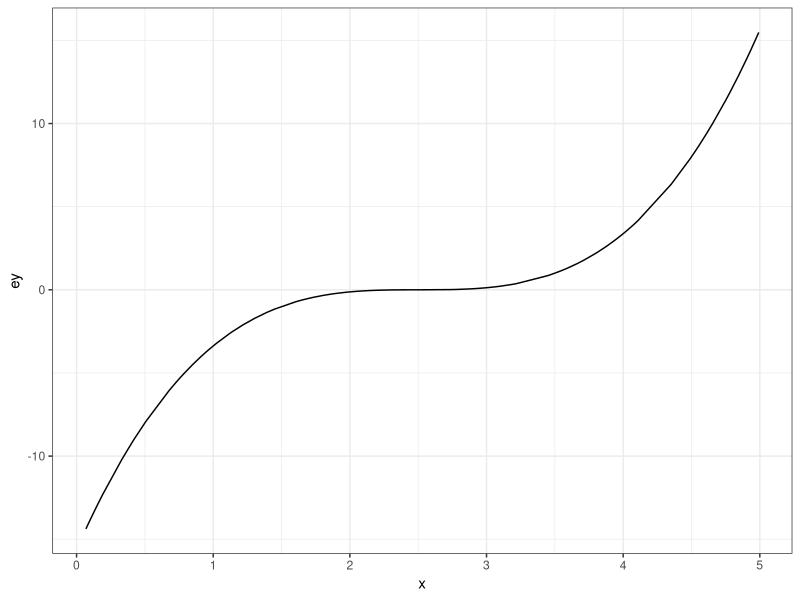
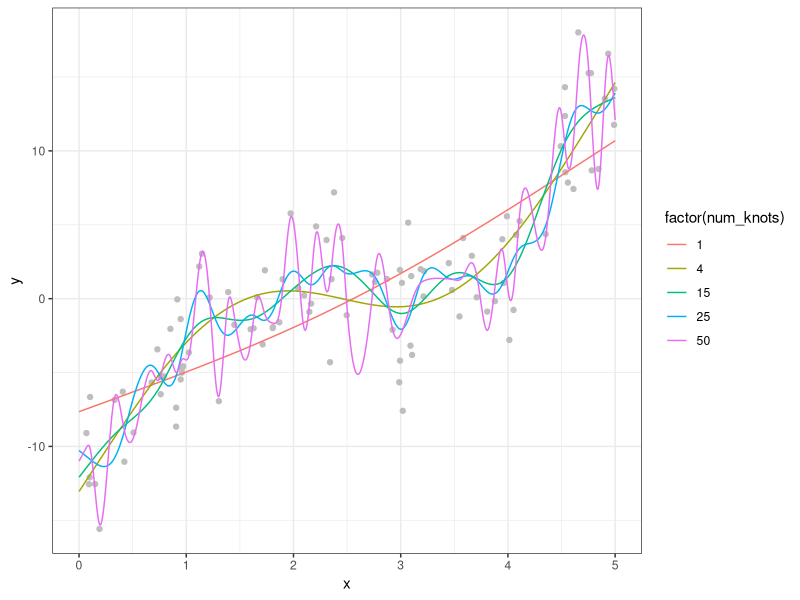
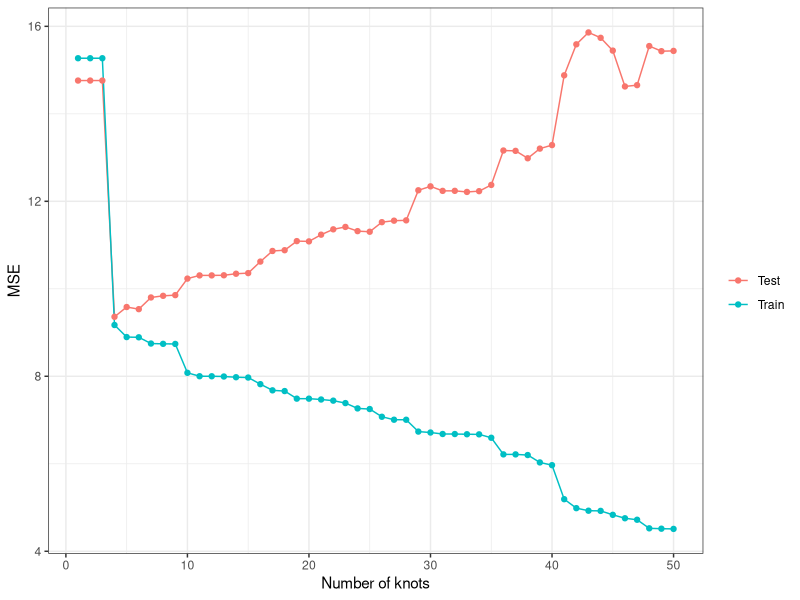
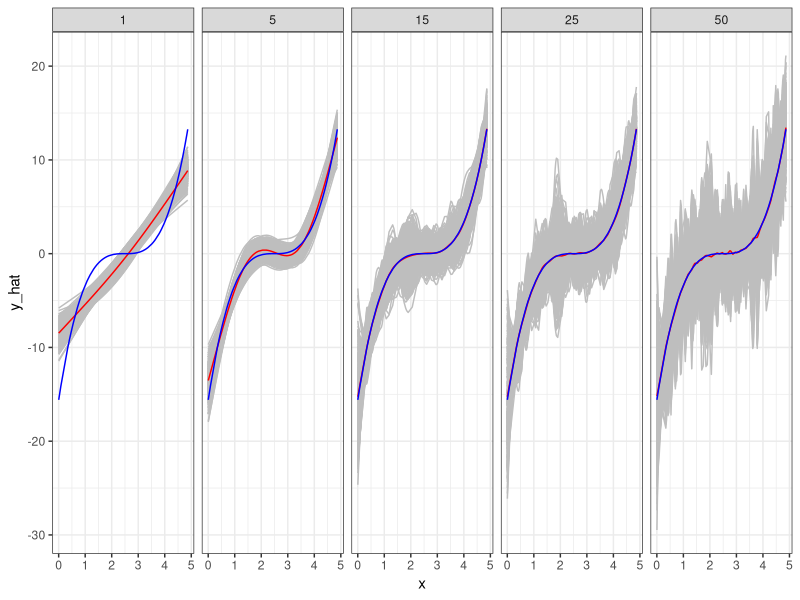
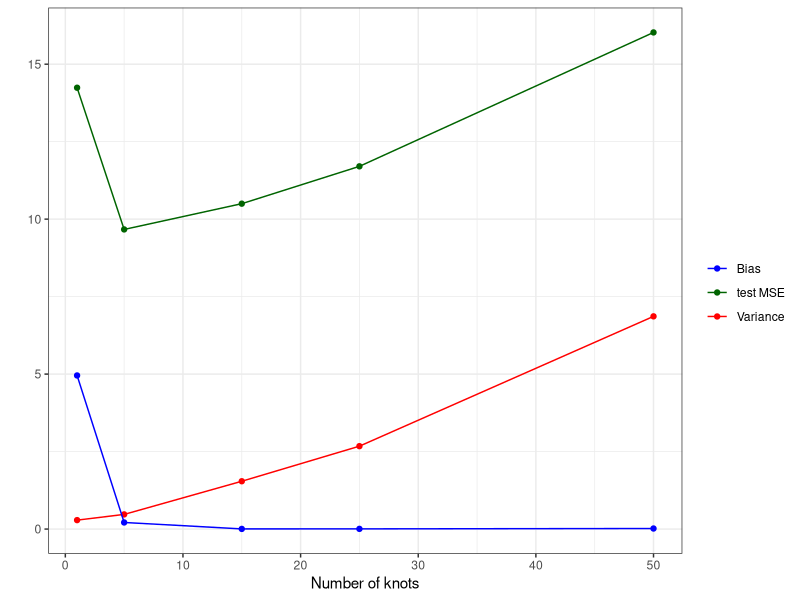
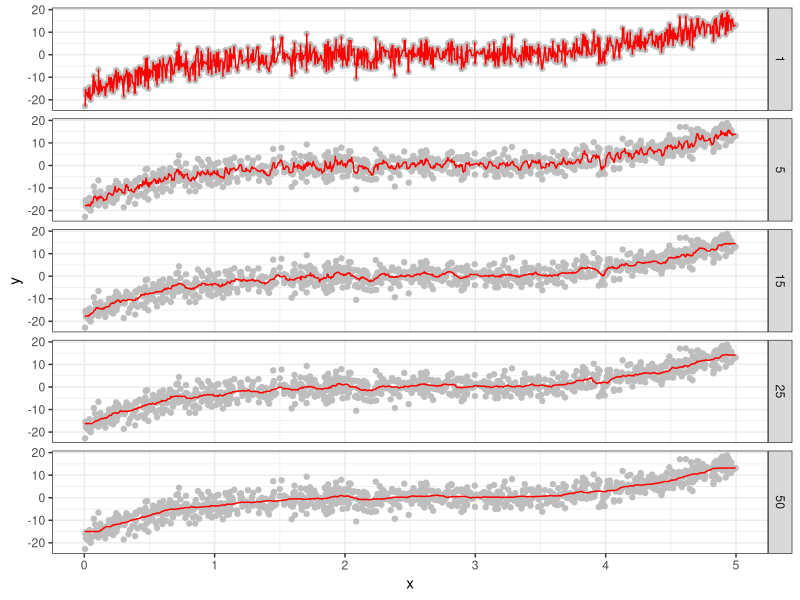
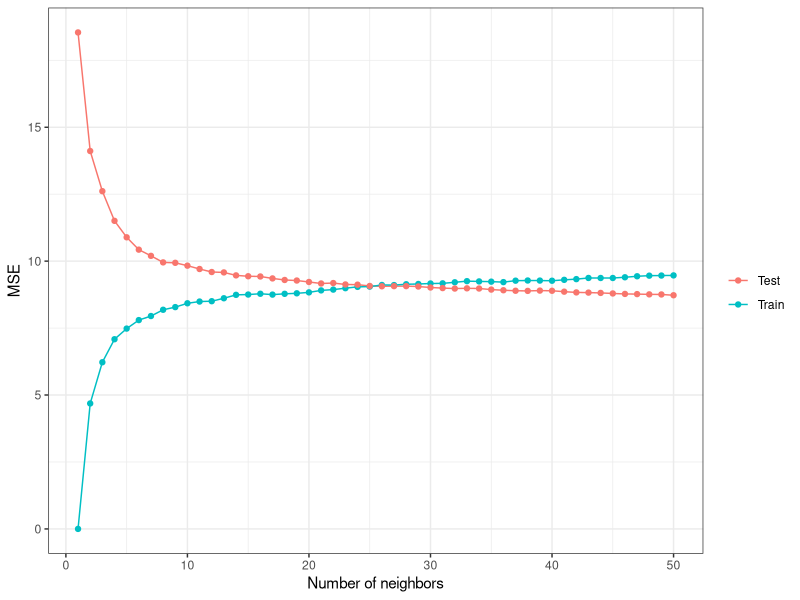

The R script that drew these images, in order:
## ---- chunk 1
#| include: false
library(data.table)
library(tidyverse)
library(mgcv)
library(caret)
library(parallel)
## ---- chunk 2
set.seed(943843)

# define the data generating process
# x fixed
gen_data <- function(x) {
  
  ey <- (x - 2.5)^3 # E[y|x]
  y <- ey + 3 * rnorm(length(x)) # y = E[y|x] + u
  return_data <- data.table(y = y, x = x, ey = ey)

  return(return_data)
}

## generate train data
train_data <- gen_data(x = runif(100) * 5)

  
## generate test data
# test data is large to stabilize test MSE 
test_data <- gen_data(x = runif(10000) * 5)
## ---- chunk 3
ggplot(data = train_data) +
  geom_line(aes(y = ey, x = x)) +
  theme_bw()
## ---- chunk 4
est_gam <- function(k, train_data, test_data) 
{

  # define train and test data
  train_data <- copy(train_data)
  test_data <- copy(test_data)

  #--- train a model ---#  
  trained_model <- gam(y ~ s(x, k = k), sp = 0, data = train_data)

  #--- predict y for the train and test datasets ---#
  train_data[, y_hat := predict(trained_model, newdata = train_data)] 
  train_data[, type := "Train"]
  test_data[, y_hat := predict(trained_model, newdata = test_data)] 
  test_data[, type := "Test"]

  #--- combine before returning ---#
  return_data <- 
    rbind(train_data, test_data) %>%
    .[, num_knots := k]

  return(return_data)
}
## ---- chunk 5
#| message: false
#| warning: false
sim_results <- 
  lapply(1:50, function(x) est_gam(x, train_data, test_data)) %>%
  rbindlist()
## ---- chunk 6
#| label: fig-indiv-fit-gam
#| code-fold: true
#| fig-cap: Fitted curves by gam() with different numbers of knots

ggplot(sim_results[num_knots  %in% c(1, 4, 15, 25, 50), ]) +
  geom_point(data = train_data, aes(y = y, x = x), color = "grey") +
  geom_line(aes(y = y_hat, x = x, color = factor(num_knots))) +
  theme_bw()
## ---- chunk 7
#| label: fig-train-test-mse
#| code-fold: true
#| fig-cap: Train and test MSEs as a function of the number of knots 


#--- get train and test MSEs by k ---#
summary <- 
  sim_results[, .(mse = mean((y_hat - y)^2)), by = .(num_knots, type)]

ggplot(summary) +
  geom_line(aes(y = mse, x = num_knots, color = type)) +
  geom_point(aes(y = mse, x = num_knots, color = type)) +
  xlab("Number of knots") +
  ylab("MSE") +
  scale_color_discrete(name = "") +
  theme_bw()
## ---- chunk 8
#| cache: true

x_train <- runif(100) * 5
# x_test is fixed to make it easier to get average conditonal on a given value of x later  
x_test <- runif(100) * 5

# function that performs steps 1 ~ 3 (a single iteration) 
run_mc <- function(i, x_train, x_test)
{
  print(i) # track progress
  train_data <- gen_data(x_train) # generate data
  test_data <- gen_data(x_test) # generate data
  # run gam for K = 1, ..., 50
  sim_results <- 
    lapply(
      c(1, 5, 15, 25, 50), 
      function(x) est_gam(x, train_data, test_data)
    ) %>%
    rbindlist()

  return(sim_results)
}

# runs run_mc 500 times
mc_results <-
  mclapply(
    1:500,
    function(x) run_mc(x, x_train, x_test),
    mc.cores = 12
  ) %>%
  rbindlist(idcol = "sim_id") 
## ---- chunk 9
#| label: fig-bias-variance-1
#| code-fold: true
#| fig-cap: Bias-variance trade-off of GAM models with differing number of knots

mc_results_sum <- 
    mc_results %>%
    .[type == "Test", ] %>% 
    .[, .(mean_y_hat = mean(y_hat)), by = .(x, ey, num_knots)]

ggplot() +
    geom_line(data = mc_results[type == "Test", ], aes(y = y_hat, x = x, group = sim_id), color = "gray") +
    geom_line(data = mc_results_sum, aes(y = mean_y_hat, x = x), color = "red") +
    geom_line(data = mc_results_sum, aes(y = ey, x= x), color = "blue") +
    facet_wrap(. ~ num_knots, ncol = 5) +
    theme_bw()

## ---- chunk 10
#| label: fig-bias-variance-summary
#| code-fold: true
#| fig-cap: Expected variance of predicted values, bias, and test ME

sum_stat <- 
  mc_results %>%
  .[type == "Test", ] %>% 
  .[
    , 
    .(
      var_hat = var(y_hat), # varianc of y_hat
      bias_sq = mean(y_hat - ey)^2, # squared bias
      mse = mean((y - y_hat)^2)
    ),
    by = .(x, num_knots)
  ] %>%
  .[
    ,
    .(
      mean_var_hat = mean(var_hat),
      mean_bias_sq = mean(bias_sq),
      mean_mse = mean(mse)
    ),
    by = .(num_knots)
  ]

ggplot(data = sum_stat) +
  geom_line(aes(y = mean_var_hat, x = num_knots, color = "Variance")) +
  geom_point(aes(y = mean_var_hat, x = num_knots, color = "Variance")) +
  geom_line(aes(y = mean_bias_sq, x = num_knots, color = "Bias")) +
  geom_point(aes(y = mean_bias_sq, x = num_knots, color = "Bias")) +
  geom_line(aes(y = mean_mse, x = num_knots, color = "test MSE")) +
  geom_point(aes(y = mean_mse, x = num_knots, color = "test MSE")) +
  scale_color_manual(
    values = c("Variance" = "red", "Bias" = "blue", "test MSE" = "darkgreen"),
    name = ""
    ) +
  ylab("") +
  xlab("Number of knots") +
  theme_bw()

## ---- chunk 11

fit_knn <- function(k, train_data, test_data) 
{

  # define train and test data
  train_data <- copy(train_data)
  test_data <- copy(test_data)

  #--- train a model ---#  
  trained_model <- knnreg(y ~ x, k = k, data = train_data)

  #--- predict y for the train and test datasets ---#
  train_data[, y_hat := predict(trained_model, newdata = train_data)] 
  train_data[, type := "Train"]
  test_data[, y_hat := predict(trained_model, newdata = test_data)] 
  test_data[, type := "Test"]

  #--- combine before returning ---#
  return_data <- 
    rbind(train_data, test_data) %>%
    .[, num_nbs := k]

  return(return_data)
}
## ---- chunk 12
#| message: false
#| warning: false

## generate train data
train_data <- gen_data(x = runif(1000) * 5)
  
## generate test data
test_data <- gen_data(x = runif(1000) * 5)

sim_results <- 
  lapply(1:50, function(x) fit_knn(x, train_data, test_data)) %>%
  rbindlist()
## ---- chunk 13
#| label: fig-indiv-fit-knn
#| code-fold: true
#| fig-cap: Fitted curves by knnreg() with different numbers of neighbors
#| fig-height: 9

ggplot(sim_results[num_nbs  %in% c(1, 5, 15, 25, 50), ]) +
  geom_point(data = train_data, aes(y = y, x = x), color = "gray") +
  geom_line(aes(y = y_hat, x = x), color = "red") +
  facet_grid(num_nbs ~ .) +
  theme_bw()
## ---- chunk 14
#| label: fig-train-test-mse-knn
#| code-fold: true
#| fig-cap: Train and test MSEs as a function of the number of knots 

#--- get train and test MSEs by k ---#
summary <- 
  sim_results[, .(mse = mean((y_hat - y)^2)), by = .(num_nbs, type)]

ggplot(summary) +
  geom_line(aes(y = mse, x = num_nbs, color = type)) +
  geom_point(aes(y = mse, x = num_nbs, color = type)) +
  xlab("Number of neighbors") +
  ylab("MSE") +
  scale_color_discrete(name = "") +
  theme_bw()
